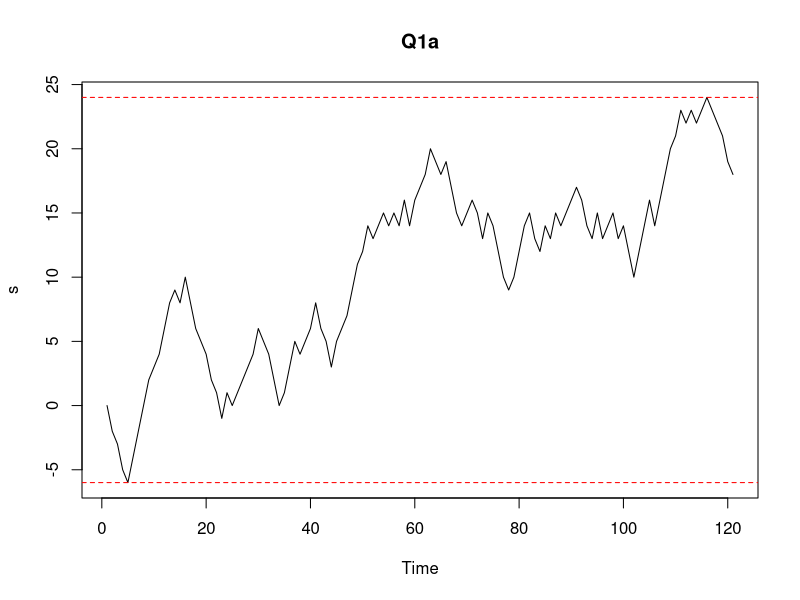
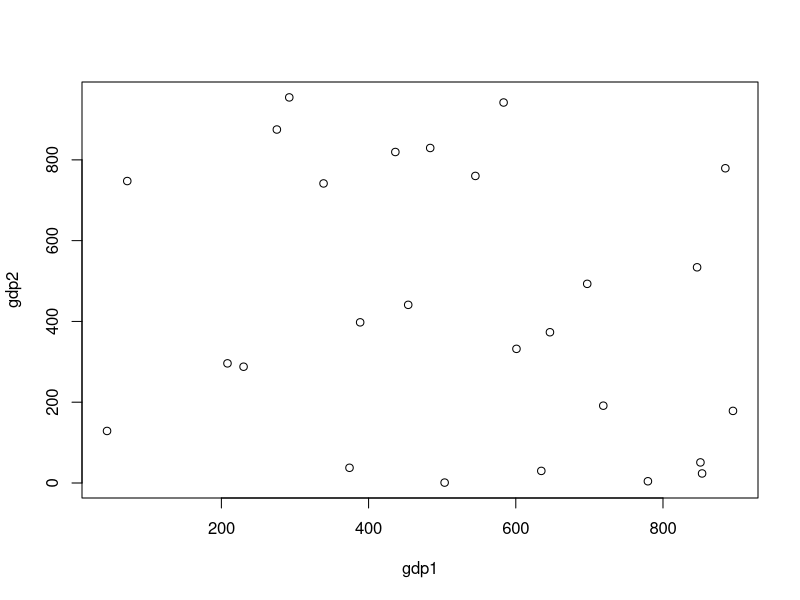

R code for these plots, in order:
# Exercise 2

# Q1(a)
set.seed(2005)
x <- sample(c(-2,-1,1,2),size=120,replace=T,prob=c(0.25,0.25,0.25,0.25))
x <- c(0,x)
s <- cumsum(x)
s <- as.ts(s)
plot(s, main="Q1a")

# Q1(b)
abline(h=max(s),col="red",lty=2)
abline(h=min(s),col="red",lty=2)

rm(list = ls())

# 2(a)
set.seed(2005)
x <- rnorm(1000, mean=3, sd=4)

# 2(b)
y <- rnorm(2000, mean=1,sd=4)
s1 <- sd(x)
s2 <- sd(y)
n1 <- length(x)
n2 <- length(y)
PooledSD <- sqrt(((n1-1)*s1^2+(n2-1)*s2^2)/(n1+n2-2))

# 2(c)
(t <- ((mean(x)-mean(y)))/(PooledSD*sqrt(1/n1+1/n2))) # t-statistic
qt(.975,n1+n2-2)  # critical value 
(abs(t) > qt(.975,n1+n2-2)) # if TRUE, we should reject H_0

# Q3(a)
data <- read.table("ex2_q3.dat", sep=",", header=T)
head(data)

# Q3(b)
tapply(data$gdp1,data$Region,mean) #R is case-sensitive

# Q3(c)
by(data[,c(2,3)],data$Region,colSums)

# 3(d)
gdp1 <- data$gdp1
gdp2 <- data$gdp2
plot(gdp1,gdp2)
# No relationship